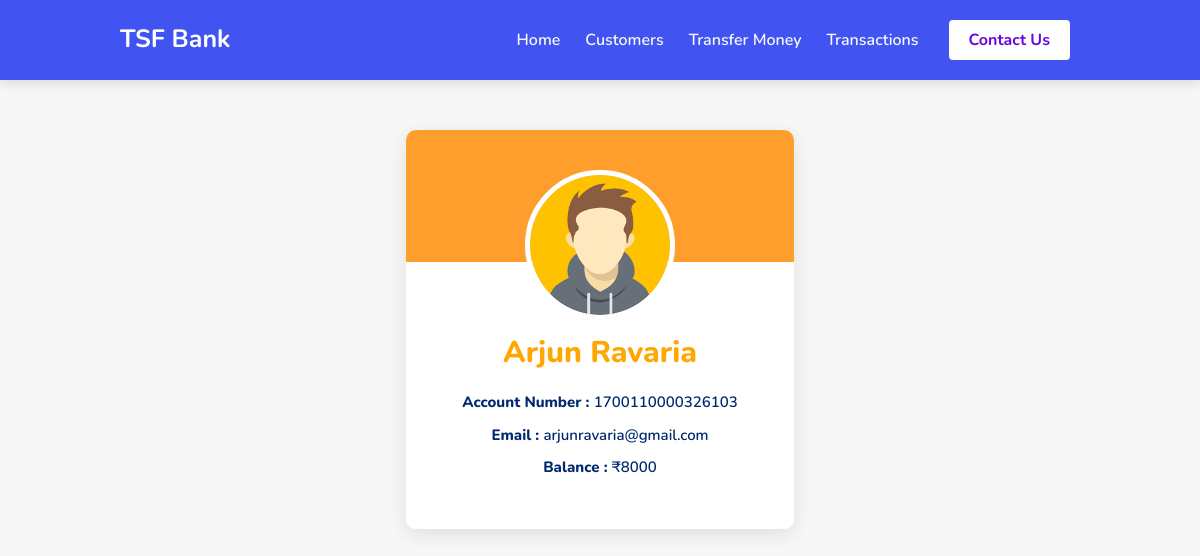
Page /customerdetails/4/ on the committed database.
### Bank/models.py (models this page shows)
class Customer(models.Model):
    acc_no = models.BigIntegerField()
    name = models.CharField(max_length=25)
    email = models.EmailField(max_length=50)
    balance = models.IntegerField()
    img = models.ImageField()

### Bank/views.py (the view)
# urls.py: path('customerdetails/<str:pk>/',views.customerdetails, name='customerdetails')
def customerdetails(request, pk):
    customer = Customer.objects.get(id = pk)
    context={'customer':customer}
    return render(request,"customerdetails.html", context);

### templates/customerdetails.html (shortened to what this page needs)
{% extends 'base.html' %}{% load static %} {% block title %}{{customer.name}} Details{% endblock title %} {%block body %}
<div class="container">
        <br><br>
        <div class="card mx-auto">
            <div><img src="{{customer.img.url}}"alt="avatar"></div><br>
            <h1>{{customer.name}}</h1><br>
            <p>Account Number : <span>{{customer.acc_no}}</span></p>
            <p>Email : <span>{{customer.email}}</span></p>
            <p>Balance : <span>&#8377;{{customer.balance}}</span></p>
        </div>
</div>
{% endblock body %}

### static/css/style.css (style rules this page uses)
* { margin: 0; padding: 0; box-sizing: border-box; font-family: 'Nunito', sans-serif; text-decoration: none; outline: none; border: none; text-transform:capitalize; transition: all .2s linear; }
html { font-size: 62.5%; overflow-x: hidden; scroll-behavior: smooth; scroll-padding-top: 6rem; }
body { background: #f7f7f7; }

### templates/customerdetails.html (style rules this page uses)
h1 { font-weight: 800; font-size: 3rem; color: #ffa600; }
.card { justify-content: center; align-items: center; padding: 4rem; width: 35%; float: center; background: #fff; box-shadow: 0 .5rem 2rem rgba(0, 0, 0, 0.1); border-radius: 1rem; border:none; margin-top: 10rem; background: linear-gradient( to bottom, #ff9e2c 0%, #ff9e2c 33%, #ffffff 33%, #ffffff 100% ); }
img { border-radius: 50%; height: 15rem; width: 15rem; border: 0.5rem solid white; }
p { font-size: 1.5rem; font-weight: 800; color: #012970; }
span { text-transform: lowercase; font-size: 1.5rem; color: #012970; font-weight: 600; }

### rows in the picture
Customer: img (picture), name "Arjun Ravaria", acc_no "1700110000326103", email "arjunravaria@gmail.com", balance "8000"
